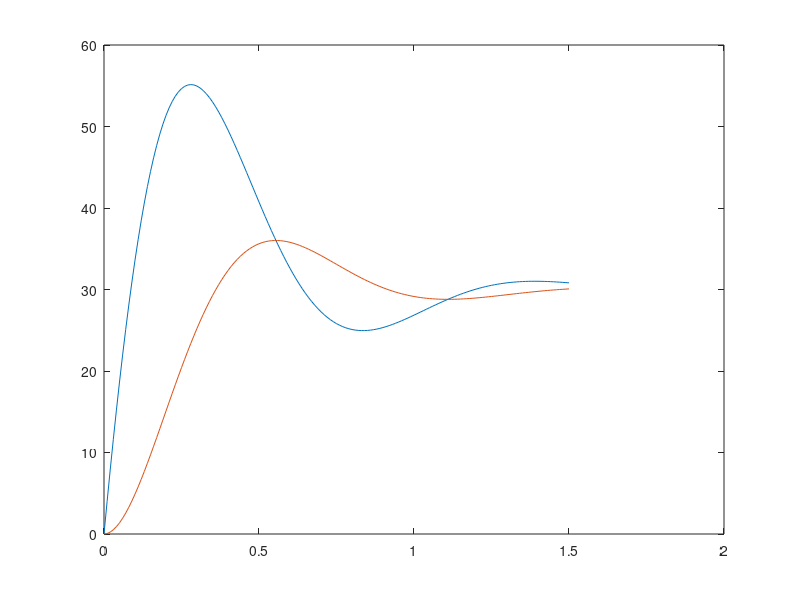

MATLAB code for this plot:
function [x, y, t] = dosis()

	u 	= zeros(1,500);		%funcion de imput
	t 	= [0:0.01:1.5];
	
	x	= [0];		% vector de concentracion en sangre
	y	= [0];		% vector de concentracion en ORGANO
	k0	= 0.5;		% parametro del sistema
	k1	= 2.5;		% parametro del sistema
	k2	= 3;		% parametro del sistema
	b0 	= 1.5;		% parametro del sistema
	h       = 0.01;		% paso 
	c1	= 0;		% concentracion en sangre inicial
	c2 	= 0;		% concentracion en organo inicial
	i       = 1;
	tiemp   = 0;		% tiempo en horas
	K 	= 9;		% Constante K que hay que variar experimentalmente
	%u(i)	= 60;

	while( tiemp < 1.5 )
		
		u(i) 	= ( K * 30 - K * c2 );		% funcion de realimentacion
	
		m1 = h * (-( k1 + k0 ) * c1 + k2 * c2 + b0 * u(i));
		n1 = h * (k2 * c1 - k2 * c2 );
		
		m2 = h * (-( k1 + k0 ) * ( c1 + m1 / 2 ) + k2 * ( c2 + n1 /2 )+ b0 * u(i) );
		n2 = h * (k2 * ( c1 + m1 /2 ) - k2 * (c2 + n1/ 2) );
	
		m3 = h * (-( k1 + k0 ) * ( c1 + m2 / 2 ) + k2 * ( c2 + n2 /2 )+ b0 * u(i));
		n3 = h * (k2 * ( c1 + m2 /2 ) - k2 * (c2 + n2/ 2) );

		m4 = h * (-( k1 + k0 ) * ( c1 + m3 ) +  k2 * ( c2 + n3  )+ b0 * u(i) );
		n4 = h * (k2 * ( c1 + m3 ) - k2 * (c2 + n3 ) );

		x = [x; ( c1 + ( m1 + 2*m2 + 2*m3 + m4 ) / 6 )  ];
		y = [y; ( c2 + ( n1 + 2*n2 + 2*n3 + n4 ) / 6 )];

		tiemp = tiemp + h;
		
		c1 = x(i + 1);
		c2 = y(i + 1);
		
		i++;
	end
	plot(t, x, t,y  )
end

